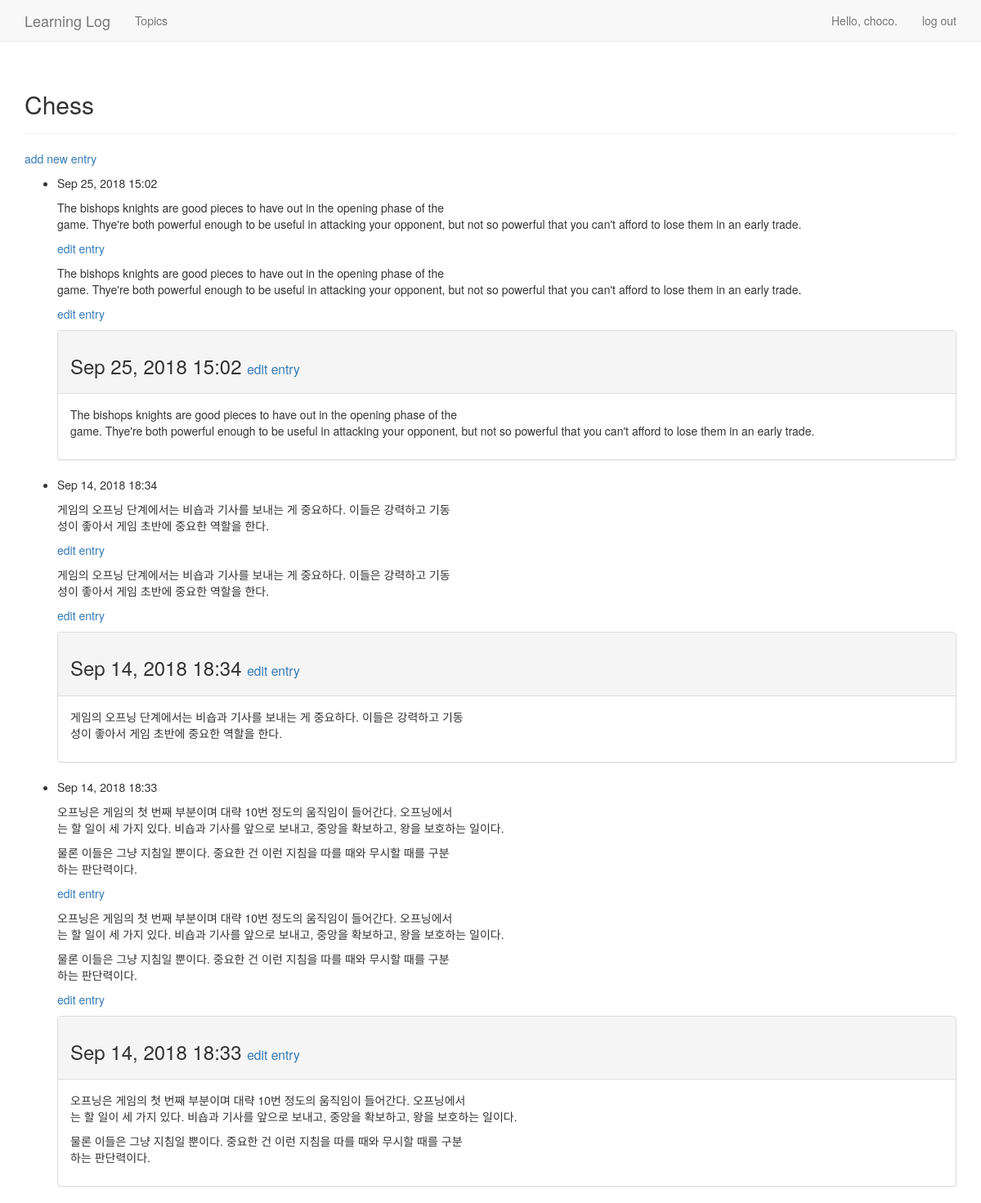
The page /topics/1/ (signed in) on the database its author committed.
### learning_logs/models.py (models this page shows, shortened)
class Topic(models.Model):
    text = models.CharField(max_length=200)
    date_added = models.DateTimeField(auto_now_add=True)
    owner = models.ForeignKey(User, on_delete = models.CASCADE)
    def __str__(self):
        return self.text

class Entry(models.Model):
    topic = models.ForeignKey(Topic, on_delete = models.CASCADE)
    text = models.TextField()
    date_added = models.DateTimeField(auto_now_add=True)
    class Meta:
        verbose_name_plural = 'entries'

### learning_logs/views.py (the view)
# urls.py: re_path(r'^topics/(?P<topic_id>\d+)/$', views.topic, name='topic'),
@login_required
def topic(request, topic_id):
    topic = Topic.objects.get(id=topic_id)
    check_user = check_topic_owner(request, topic)
    entries = topic.entry_set.order_by('-date_added')
    context = {'topic': topic, 'entries': entries}
    return render(request, 'learning_logs/topic.html', context)

### learning_logs/views.py (called while the page is built)
def check_topic_owner(request, topic):
    if topic.owner != request.user:
        raise Http404

### learning_logs/templates/learning_logs/topic.html (shortened to what this page needs)
{% extends 'learning_logs/base.html' %}
{% load bootstrap3 #}
{% block header %}
  <h2>{{ topic }}</h2>
{% block content %}
    <p>
      <a href="{% url 'learning_logs:new_entry' topic.id %}">add new entry</a>
    </p>
  <ul>
    {% for entry in entries %}
    <li>
      <p>{{ entry.date_added|date:'M d, Y H:i' }}</p>
      <p>{{ entry.text|linebreaks }}</p>
      <p>
        <a href="{% url 'learning_logs:edit_entry' entry.id %}">edit entry</a>
      </p>
      <p>{{ entry.text|linebreaks }}</p>
      <p>
        <a href="{% url 'learning_logs:edit_entry' entry.id %}">edit entry</a>
      </p>
    </li>
    <div class="panel panel-default">
      <div class="panel-heading">
        <h3>
          {{ entry.date_added|date:'M d, Y H:i' }}
          <small>
            <a href="{% url 'learning_logs:edit_entry' entry.id %}">
              edit entry</a>
          </small>
        </h3>
      </div>
      <div class="panel-body">
        {{ entry.text|linebreaks }}
      </div>
    </div>
    {% empty %}
      <li>
        There are no entries for this topic yet.
      </li>
    {% endfor %}
  </ul>
{% endblock %}

### learning_logs/templates/learning_logs/base.html (shortened to what this page needs)
{% load bootstrap3 %}
<!DOCTYPE html>
<html lang="en">
  <head>
    {% bootstrap_css %}
  </head>
  <body>
    <nav class="navbar navbar-default navbar-static-top">
      <div class="container">
        <div class="navbar-header">
          <a class="navbar-brand" href="{% url 'learning_logs:index' %}">
              Learning Log</a>
        </div>
        <div id="navbar" class="navbar-collapse collapse">
          <ul class="nav navbar-nav">
            <li><a href="{% url 'learning_logs:topics' %}">Topics</a></li>
          </ul>
          <ul class="nav navbar-nav navbar-right">
            {% if user.is_authenticated %}
              <li><a>Hello, {{ user.username }}.</a></li>
              <li><a href="{% url 'users:logout' %}">log out</a></li>
            {% else %}
              <li><a href="{% url 'users:register' %}">register</a></li>
              <li><a href="{% url 'users:login' %}">log in</a></li>
            {% endif %}
          </ul>
        </div>
      </div>
    </nav>
    <div class="container">
      <div class="page-header">
        {% block header %}{% endblock %}
      </div>
      <div>
        {% block content %}{% endblock %}
      </div>
    </div>
  </body>
</html>

### rows shown on the page
Topic: text "Chess"
Entry: date_added "Sep 25, 2018 15:02", text "The bishops knights are good pieces to have out in the opening phase of the game. Thye're both powerful enough to be useful in attacking your opponent, but not so powerful that you can't afford to lose them in an early trade."
Entry: date_added "Sep 14, 2018 18:34", text "게임의 오프닝 단계에서는 비숍과 기사를 보내는 게 중요하다. 이들은 강력하고 기동 성이 좋아서 게임 초반에 중요한 역할을 한다."
Entry: date_added "Sep 14, 2018 18:33", text "오프닝은 게임의 첫 번째 부분이며 대략 10번 정도의 움직임이 들어간다. 오프닝에서 는 할 일이 세 가지 있다. 비숍과 기사를 앞으로 보내고, 중앙을 확보하고, 왕을 보호하는 일이다. 물론 이들은 그냥 지침일 뿐이다. 중요한 건 이런 지침을 따를 때와 무시할 때를 구분 하는 판단력이다."

### other values the page prints
{{ user.username }} "choco"
